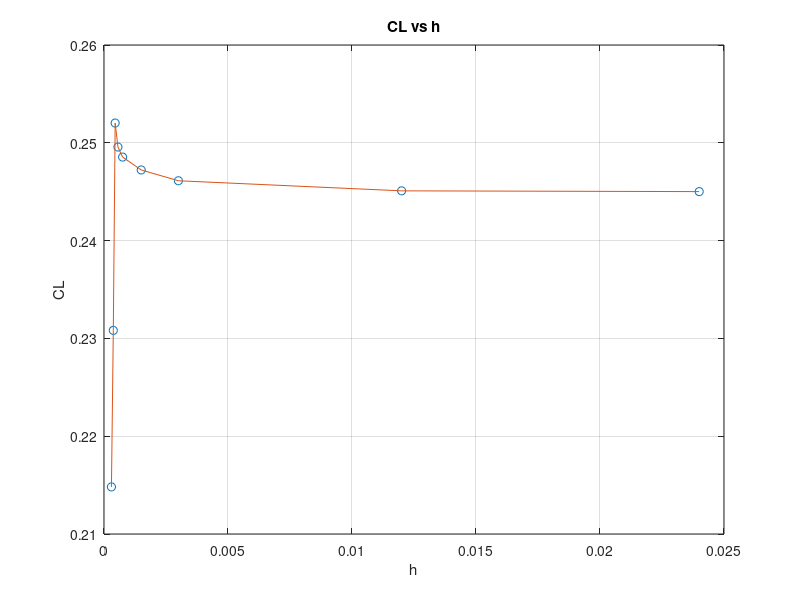
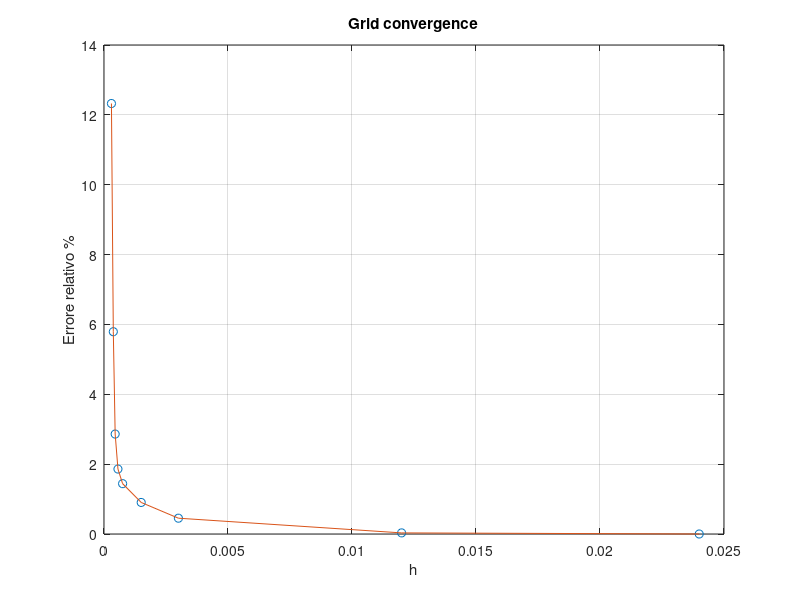
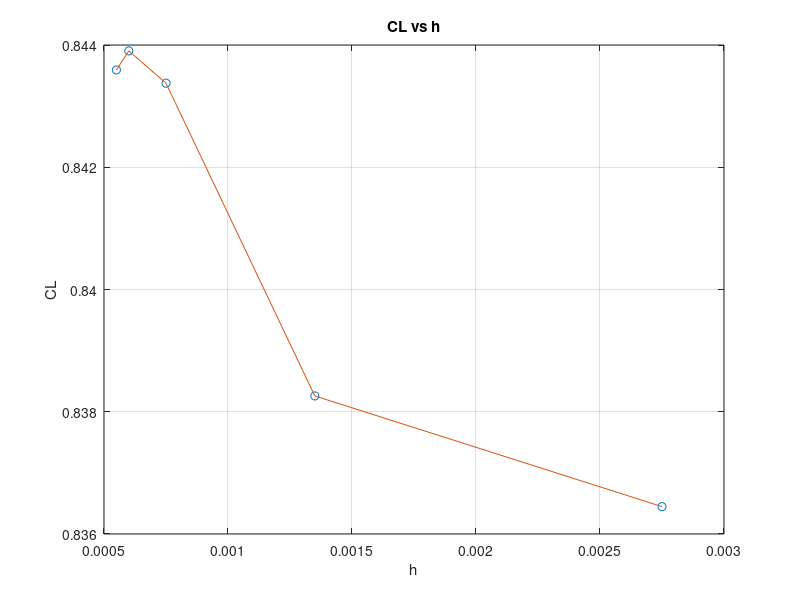
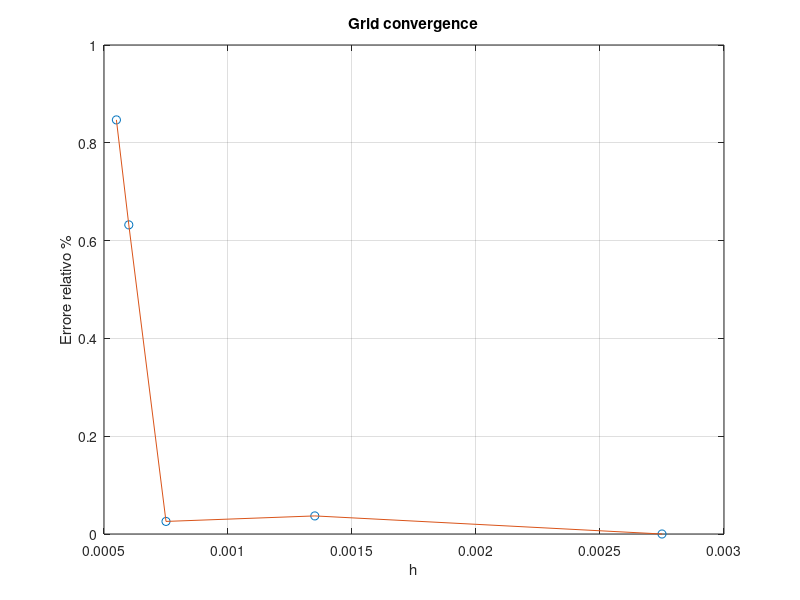

MATLAB code to generate these figures, in order:
clear all
close all
clc
%%mesh convergence vicino al suolo più giù !!!

%% mesh convergence, D=0.5, alpha=0

% tutti i dati
% CL =  [0.214813, 0.230820, 0.244805, 0.252021, 0.249567,  0.248541, 0.247223, 0.246119, 0.245088, 0.245010];
% ncelle =  [18000, 30000, 50000, 100000, 220000, 500000, 800000, 1100000, 1500000, 2000000];
% hpp = [0.024, 0.012, 0.006, 0.003, 0.0015, 0.00075, 0.0005625, 0.00045, 0.000375, 0.0003];

% eliminato il dato strano
CL =  [0.214813, 0.230820, 0.252021, 0.249567,  0.248541, 0.247223, 0.246119, 0.245088, 0.245010];
ncelle =  [18000, 30000, 100000, 220000, 500000, 800000, 1100000, 1500000, 2000000];
hpp = [0.024, 0.012, 0.003, 0.0015, 0.00075, 0.0005625, 0.00045, 0.000375, 0.0003];

% % tre punti
% CL =  [0.214813, 0.252021, 0.248541, 0.245088];
% ncelle =  [18000, 100000, 500000, 1500000];
% hpp = [0.024, 0.003, 0.00075, 0.000375];

for i=1:length(CL)
    err = 100 * abs(CL(i)-CL(end))/CL(end);
    error(i) = err;
end

%% plot

figure(1)
plot(flip(hpp),CL,'o')
hold on
plot(flip(hpp),CL,'-')
grid on
xlabel('h')
ylabel('CL')
title('CL vs h')
    
figure(2)
plot(flip(hpp(1:end)),error,'o')
hold on
plot(flip(hpp(1:end)),error,'-')
grid on
xlabel('h')
ylabel('Errore relativo %')
title('Grid convergence')


%% mesh convergence, D=0.1, alpha=5, hrat=5

CL2 =  [0.836448, 0.838259, 0.843375, 0.843904, 0.843592];
ncelle2 =  [125000, 250000, 500000, 750000, 1000000];
hpp2 = [0.00275, 0.00135, 0.00075, 0.0006, 0.00055 ];

for i=1:length(CL2)
    err2 = 100 * abs(CL2(i)-CL2(end))/CL2(end);
    error2(i) = err2;
end


%% plot

figure(3)
plot(hpp2,CL2,'o')
hold on
plot(hpp2,CL2,'-')
grid on
xlabel('h')
ylabel('CL')
title('CL vs h')

figure(4)
plot(flip(hpp2(1:end)),error2,'o')
hold on
plot(flip(hpp2(1:end)),error2,'-')
grid on
xlabel('h')
ylabel('Errore relativo %')
title('Grid convergence')
